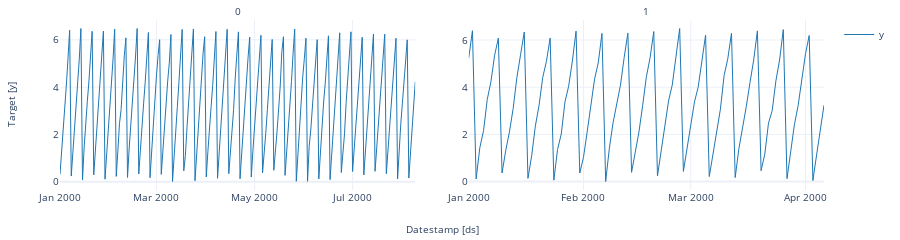

Notebook source saved alongside this figure:
### Code cell
#| hide
fcst.plot(panel_df, unique_ids=[0, 1], models=['AutoARIMA', 'Naive'], level=[90])
